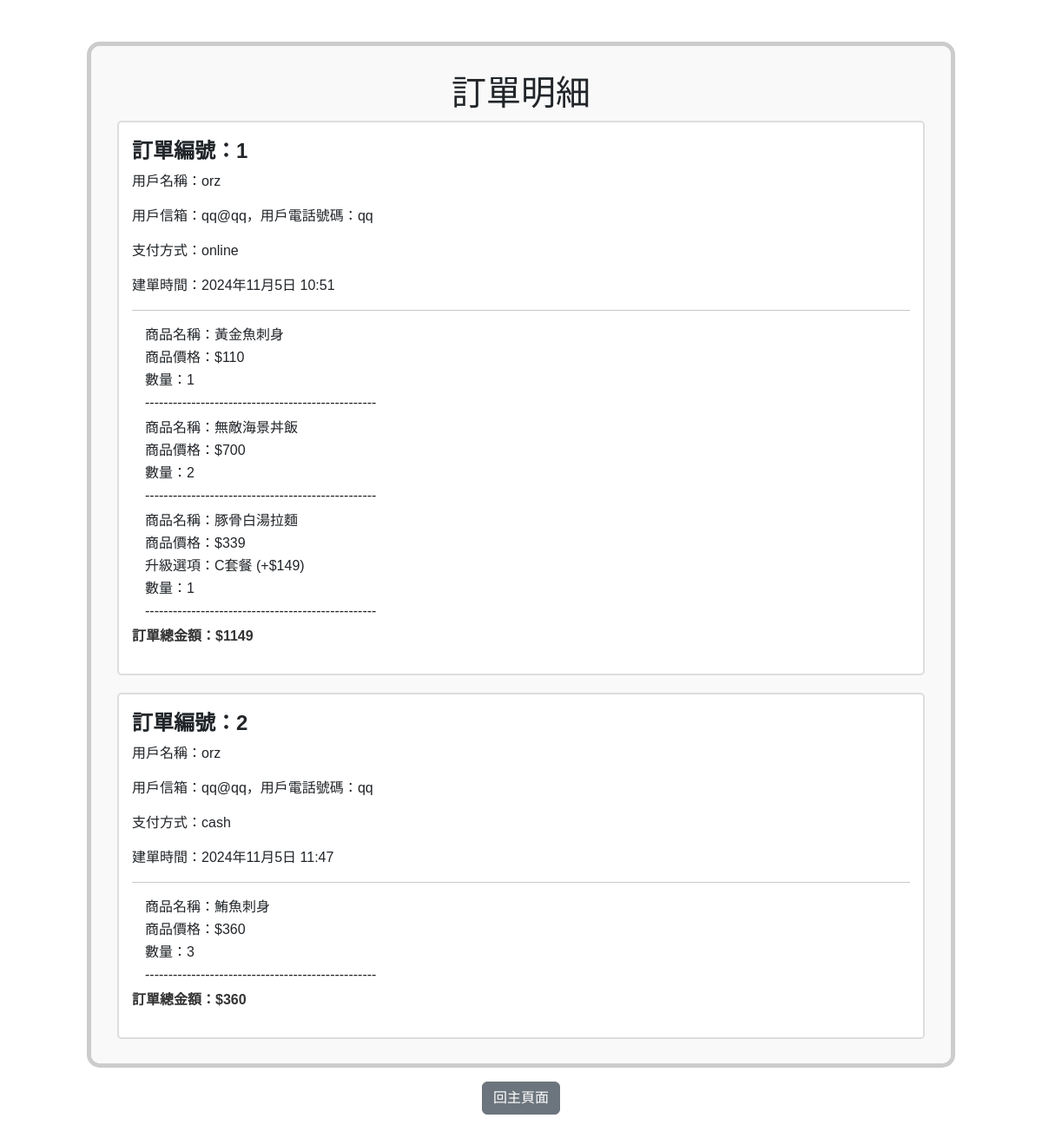
Page /checkout/detial/ (signed in) on the committed database.
### myapp/models.py (models this page shows)
class UserDetail(models.Model):
    user = models.OneToOneField(User, on_delete=models.CASCADE, related_name='detail', unique=True, verbose_name="用戶")  # 確保唯一資料
    account = models.CharField("帳號", max_length=30, blank=False, default='null')
    full_name = models.CharField("全名", max_length=100)
    address = models.TextField("地址")
    phone_number = models.CharField("電話號碼", max_length=20)
    payment_info = models.CharField("支付資訊", max_length=100)  # 建議加密處理或使用第三方支付系統
    created_at = models.DateTimeField("建立時間", auto_now_add=True)
    updated_at = models.DateTimeField("更新時間", auto_now=True)

class Order(models.Model):
    STATUS_CHOICES = [
        ('pending', '未付款'),
        ('paid', '已付款'),
        ('shipped', '已出貨'),
        ('completed', '已完成'),
        ('cancelled', '已取消'),
    ]
    user = models.ForeignKey(User, on_delete=models.CASCADE, related_name='orders', verbose_name="用戶")
    total_amount = models.IntegerField("總金額", default=0)  # 加入 default=0
    status = models.CharField("狀態", max_length=20, choices=STATUS_CHOICES, default='pending')
    created_at = models.DateTimeField("建立時間", auto_now_add=True)
    updated_at = models.DateTimeField("更新時間", auto_now=True)

class Product(models.Model):
    category = models.ForeignKey(Category, on_delete=models.CASCADE, related_name='products', verbose_name="分類")
    product_name = models.CharField("商品名稱", max_length=100)
    product_price = models.IntegerField("商品價格", blank=True)
    description = models.TextField("商品描述", blank=True)
    product_img = models.CharField("商品圖片", max_length=200, blank=False, default='default.jpg')  # 儲存圖片相對路徑，例如 "images/product_default.jpg"      #{% load static %}  <img src="{% static product.product_img %}" alt="{{ product.product_name }}">
    created_at = models.DateTimeField("建立時間", auto_now_add=True)
    updated_at = models.DateTimeField("更新時間", auto_now=True)

class UpgradeOption(models.Model):
    product = models.ForeignKey(Product, on_delete=models.CASCADE, related_name='upgrade_options', verbose_name="商品")
    upgrade_name = models.CharField("升級選項名稱", max_length=100)
    upgrade_price = models.IntegerField("升級價格", blank=True)
    created_at = models.DateTimeField("建立時間", auto_now_add=True)
    updated_at = models.DateTimeField("更新時間", auto_now=True)

### myapp/views.py (the view)
# urls.py: path('checkout/detial/', views.checkout_detial),
def checkout_detial(request):
    user_orders = Order.objects.filter(user=request.user).prefetch_related('order_items__product', 'order_items__upgrade_option')       #篩選出與目前登入的使用者相關的 Order 訂單，prefetch_related 來預取資料，減少查詢次數以優化效能。，訂單中的 order_items 和其相關聯的 product 資料一起預取以及upgrade_option 資料一起預取
    order_data = []
    for order in user_orders:
        items = []
        for item in order.order_items.all():
            items.append({
                "product_name": item.product.product_name,
                "total_price": item.total_price,
                "upgrade_name": item.upgrade_option.upgrade_name if item.upgrade_option else None,
                "upgrade_price": item.upgrade_option.upgrade_price if item.upgrade_option else 0,
                "quantity": item.quantity,
            })
        user_phone = request.user.detail.phone_number if hasattr(request.user, 'detail') else "無資料"
        order_data.append({
            "order_id": order.id,
            "user_name": request.user.username,
            "user_email": request.user.email,
            "user_phone": user_phone,
            "total_amount": order.total_amount,
            "items": items,
            "payment_method": order.status,  # 加入支付方式
            "create_time": order.created_at,
        })
    return render(request, 'checkout_detail.html', locals())

### templates/checkout_detail.html (shortened to what this page needs)
<!DOCTYPE html>
<html lang="en">
<head>
    <link href="https://cdn.jsdelivr.net/npm/bootstrap@5.2.3/dist/css/bootstrap.min.css" rel="stylesheet">
    {% load static %}
</head>
<body>
    <div class="body mt-5">
        <div class="container order-container">
            <h1 class="title">訂單明細</h1>
            {% if order_data %}
                {% for order in order_data %}
                <div class="order-block">
                    <div class="order-title">訂單編號：{{ order.order_id }}</div>
                    <p>用戶名稱：{{ order.user_name }}</p>
                    <p>用戶信箱：{{ order.user_email }}，用戶電話號碼：{{ order.user_phone }}</p>
                    <p>支付方式：{{ order.payment_method }}</p>
                    <p>建單時間：{{ order.create_time }}</p>
                    <hr>
                    <div class="item-list">
                        {% for item in order.items %}
                        <div class="item">
                            <p>商品名稱：{{ item.product_name }}</p>
                            <p>商品價格：${{ item.total_price }}</p>
                            {% if item.upgrade_name %}
                            <p>升級選項：{{ item.upgrade_name }} (+${{ item.upgrade_price }})</p>
                            {% endif %}
                            <p>數量：{{ item.quantity }}</p>
                            <p>--------------------------------------------------</p>
                        </div>
                        {% endfor %}
                    </div>
                    <p class="total-amount">訂單總金額：${{ order.total_amount }}</p>
                </div>
                {% endfor %}
            {% else %}
                <p class="text-center mt-4">您目前沒有任何餐點紀錄。</p>
            {% endif %}
        </div>
        <div class="footer_button d-flex justify-content-center mt-3">
            <div>
                <a href="/home/" class="btn btn-secondary">回主頁面</a>
            </div>
        </div>
    </div>
</body>
</html>

### rows in the picture
UserDetail: user_phone "qq" "qq"
Order: payment_method "online", create_time "2024年11月5日 10:51"
Product: product_name "黃金魚刺身"
Product: product_name "無敵海景丼飯"
Product: product_name "豚骨白湯拉麵"
UpgradeOption: upgrade_name "C套餐"
Order: payment_method "cash", create_time "2024年11月5日 11:47"
Product: product_name "鮪魚刺身"

### other values in the picture
{{ order.order_id }} "1" "2"
{{ order.user_name }} "orz" "orz"
{{ order.user_email }} "qq@qq" "qq@qq"
{{ item.total_price }} "110" "700" "339" "360"
{{ item.quantity }} "1" "2" "1" "3"
{{ item.upgrade_price }} "149"
{{ order.total_amount }} "1149" "360"
